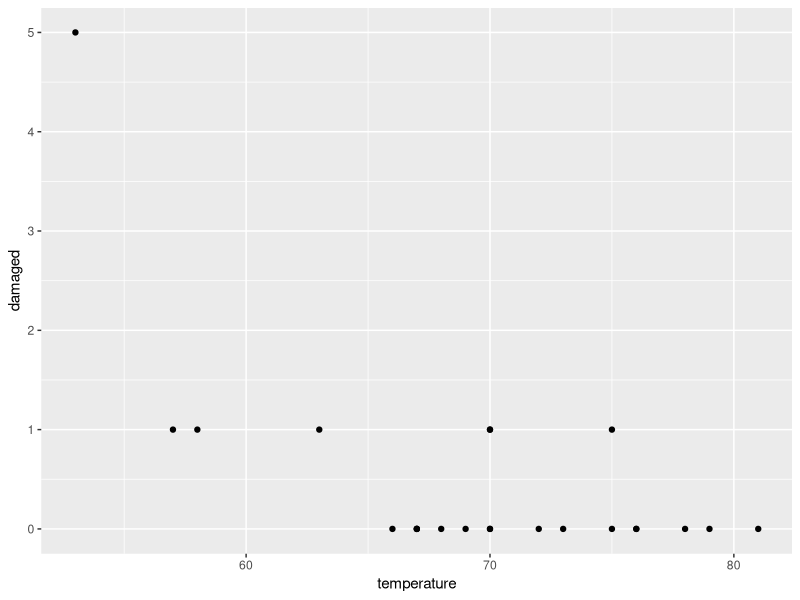
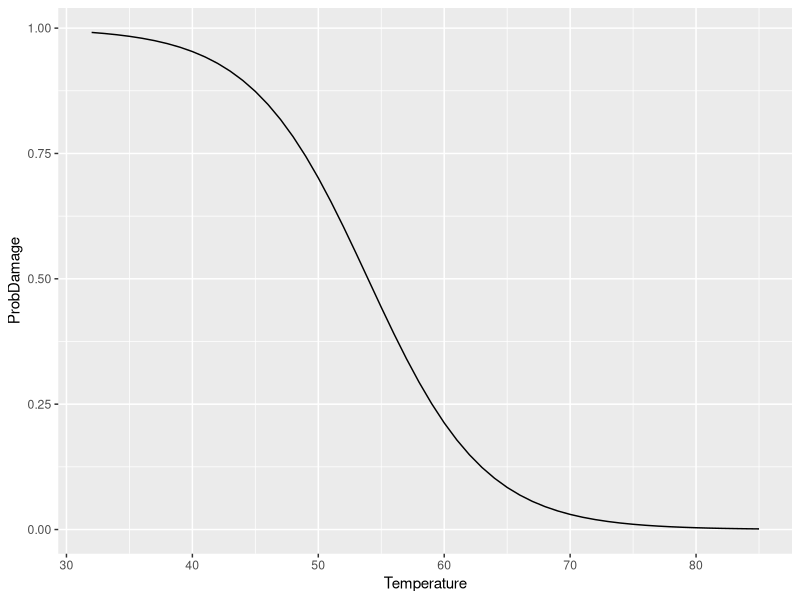
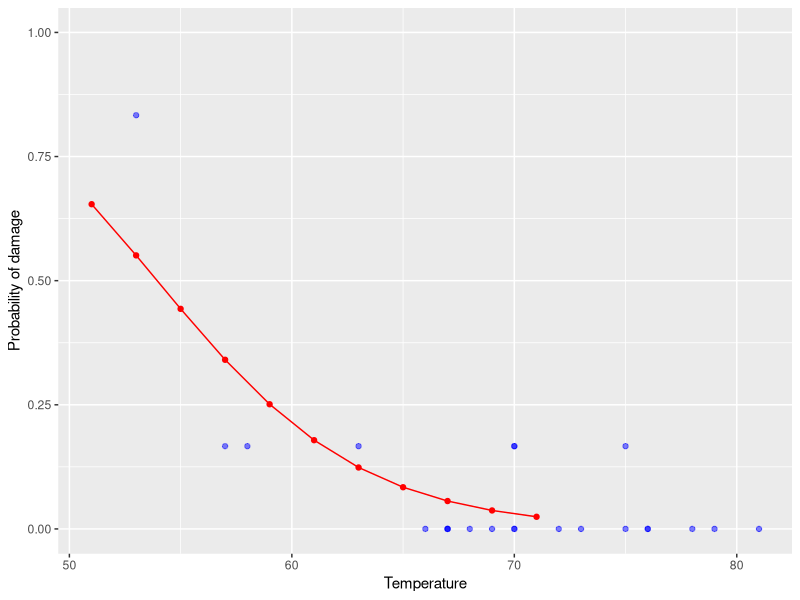

Recreate these plots in R, in order.
## ---- chunk 1
eth <- 0
sex <- 1
lrn <- 1

predictdays <- 18.93 - 9.11*eth + 3.1*sex + 2.15*lrn
days <- 2

resid <- days - predictdays

resid
## ---- chunk 2
varresid <- 240.57
varabs <- 264.17
n <- 146
k <- 3

R2 <- 1-(varresid/varabs)
R2a <- 1 - ((varresid/varabs)*((n-1)/(n-k-1)))

R2

R2a

## ---- chunk 3
library(ggplot2)

temperature <- c(53,57,58,63,66,67,67,67,68,69,70,70,70,70,72,73,75,75,76,76,
                 78,79,81)

damaged <- c(5,1,1,1,0,0,0,0,0,0,1,0,1,0,0,0,0,1,0,0,0,0,0)

undamaged <- c(1,5,5,5,6,6,6,6,6,6,5,6,5,6,6,6,6,5,6,6,6,6,6)

data <- data.frame(temperature = temperature, damaged = damaged, 
                   undamaged = undamaged)

ggplot(data,aes(x=temperature,y=damaged)) + geom_point() 
## ---- chunk 4
oringModel <- function(temp)
{
  right <- 11.6630 - 0.2162 * temp
  
  prob <- exp(right) / (1 + exp(right))
  
  return (prob)
}
## ---- chunk 5
temps <- seq(32, 85)
dfProbDamage <- data.frame(Temperature=temps, ProbDamage=oringModel(temps))

g1 <- ggplot(dfProbDamage) + geom_line(aes(x=Temperature, y=ProbDamage )) 
g1

## ---- chunk 6
temps <- c(51,53,55)
dfProbDamage <- data.frame(Temperature=temps, ProbDamage=oringModel(temps))
dfProbDamage
## ---- chunk 7
dfRaw <- data.frame(Missing=seq(1, 23), 
                    Temp=c(53,57,58,63,66,67,67,67,68,69,70,70,70,
                           70,72,73,75,75,76,76,78,79,81),
                    Damaged=c(5,1,1,1,0,0,0,0,0,0,1,0,1,0,0,0,0,1,0,0,0,0,0),
                    Undamaged=c(1,5,5,5,6,6,6,6,6,6,5,6,5,6,6,6,6,5,6,6,6,6,6))
dfRaw$ProbDamage <- dfRaw$Damaged / (dfRaw$Damaged + dfRaw$Undamaged)
head(dfRaw)
## ---- chunk 8
temps <- seq(51, 71, by=2)
dfProbDamage <- data.frame(Temperature=temps, ProbDamage=oringModel(temps))
## ---- chunk 9
g1 <- ggplot(dfRaw) + 
  geom_point(aes(x=Temp, y=ProbDamage), alpha=0.5, colour="blue") + 
  geom_line(data=dfProbDamage, aes(x=Temperature, y=ProbDamage), colour="red") +
  geom_point(data=dfProbDamage, aes(x=Temperature, y=ProbDamage), colour="red") +
  labs(x="Temperature", y="Probability of damage") +
  ylim(0, 1) 
g1

